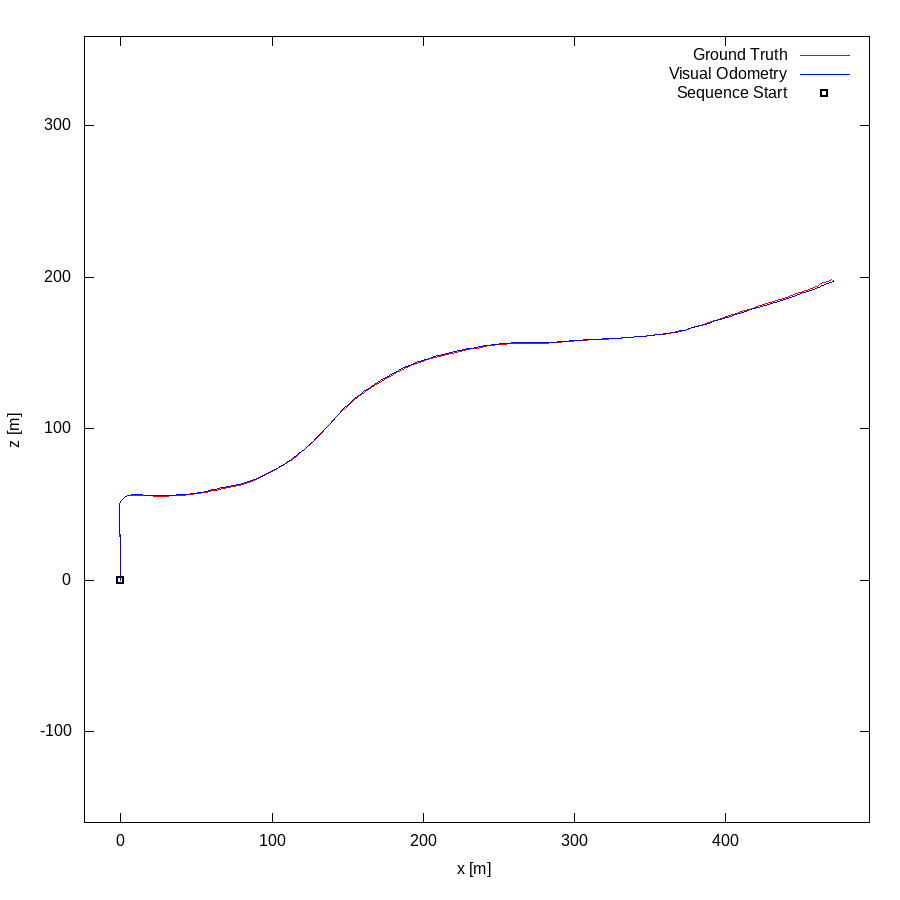

This chart was generated by the following gnuplot code:
set term postscript eps enhanced color
set output "03.eps"
set size ratio -1
set xrange [-24:495]
set yrange [-160:359]
set xlabel "x [m]"
set ylabel "z [m]"
plot "03.txt" using 1:2 lc rgb "#FF0000" title 'Ground Truth' w lines,"03.txt" using 3:4 lc rgb "#0000FF" title 'Visual Odometry' w lines,"< head -1 03.txt" using 1:2 lc rgb "#000000" pt 4 ps 1 lw 2 title 'Sequence Start' w points
